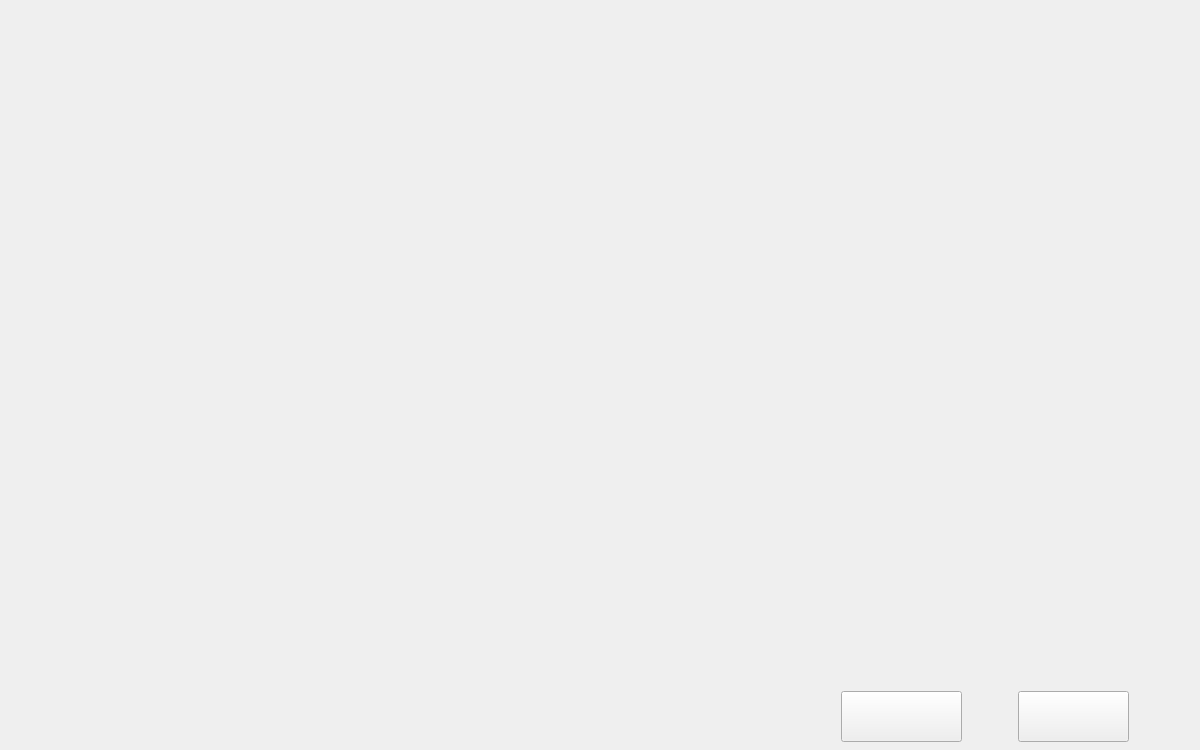
<?xml version="1.0" encoding="UTF-8"?>
<ui version="4.0">
 <class>Map</class>
 <widget class="QWidget" name="Map">
  <property name="geometry">
   <rect>
    <x>0</x>
    <y>0</y>
    <width>1200</width>
    <height>750</height>
   </rect>
  </property>
  <property name="minimumSize">
   <size>
    <width>1200</width>
    <height>750</height>
   </size>
  </property>
  <property name="windowTitle">
   <string>Form</string>
  </property>
  <property name="styleSheet">
   <string notr="true">border-image: url(:/images/images/place point/empt.png);
border-image: url(:/images/images/maps/map3.jpg);
border-image: url(:/images/images/place point/empt.png);


</string>
  </property>
  <widget class="QWidget" name="layoutWidget">
   <property name="geometry">
    <rect>
     <x>841</x>
     <y>690</y>
     <width>288</width>
     <height>53</height>
    </rect>
   </property>
   <layout class="QHBoxLayout" name="horizontalLayout">
    <item>
     <widget class="QPushButton" name="start">
      <property name="minimumSize">
       <size>
        <width>121</width>
        <height>51</height>
       </size>
      </property>
      <property name="styleSheet">
       <string notr="true">border-image: url(:/images/images/maps/start.png);</string>
      </property>
      <property name="text">
       <string/>
      </property>
     </widget>
    </item>
    <item>
     <spacer name="horizontalSpacer">
      <property name="orientation">
       <enum>Qt::Horizontal</enum>
      </property>
      <property name="sizeHint" stdset="0">
       <size>
        <width>40</width>
        <height>20</height>
       </size>
      </property>
     </spacer>
    </item>
    <item>
     <widget class="QPushButton" name="backsub">
      <property name="minimumSize">
       <size>
        <width>111</width>
        <height>51</height>
       </size>
      </property>
      <property name="styleSheet">
       <string notr="true">border-image: url(:/images/images/maps/back.png);</string>
      </property>
      <property name="text">
       <string/>
      </property>
     </widget>
    </item>
   </layout>
  </widget>
  <widget class="QWidget" name="layoutWidget">
   <property name="geometry">
    <rect>
     <x>20</x>
     <y>20</y>
     <width>193</width>
     <height>199</height>
    </rect>
   </property>
   <layout class="QVBoxLayout" name="verticalLayout">
    <item>
     <widget class="QLabel" name="life">
      <property name="styleSheet">
       <string notr="true">border-image: url(:/images/images/place point/empt.png);
border-image: url(:/images/images/maps/life.png);</string>
      </property>
      <property name="text">
       <string/>
      </property>
     </widget>
    </item>
    <item>
     <widget class="QLabel" name="money">
      <property name="minimumSize">
       <size>
        <width>191</width>
        <height>61</height>
       </size>
      </property>
      <property name="styleSheet">
       <string notr="true">border-image: url(:/images/images/place point/empt.png);
border-image: url(:/images/images/maps/money.png);</string>
      </property>
      <property name="text">
       <string/>
      </property>
     </widget>
    </item>
    <item>
     <widget class="QLabel" name="wave">
      <property name="minimumSize">
       <size>
        <width>191</width>
        <height>61</height>
       </size>
      </property>
      <property name="styleSheet">
       <string notr="true">border-image: url(:/images/images/maps/waves.png);</string>
      </property>
      <property name="text">
       <string/>
      </property>
     </widget>
    </item>
   </layout>
  </widget>
 </widget>
 <resources/>
 <connections/>
</ui>
